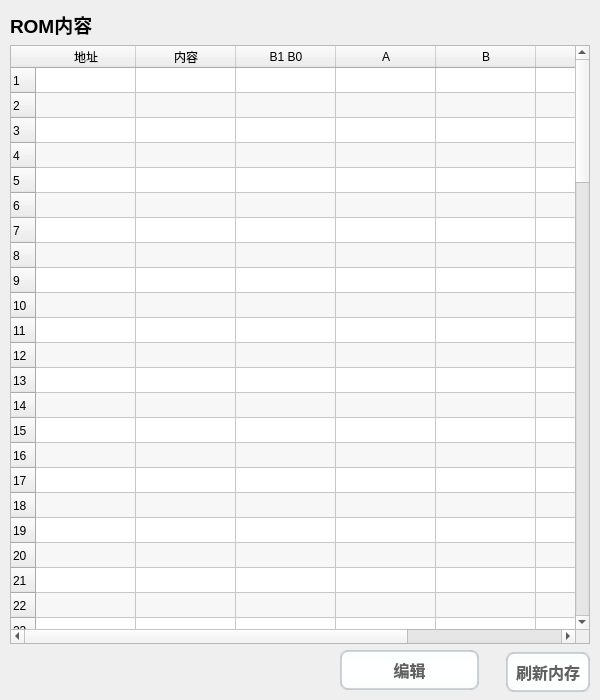
<?xml version="1.0" encoding="UTF-8"?>
<ui version="4.0">
 <class>ROMCheck</class>
 <widget class="QWidget" name="ROMCheck">
  <property name="geometry">
   <rect>
    <x>0</x>
    <y>0</y>
    <width>600</width>
    <height>700</height>
   </rect>
  </property>
  <property name="font">
   <font>
    <pointsize>12</pointsize>
   </font>
  </property>
  <property name="windowTitle">
   <string>ROM内存</string>
  </property>
  <property name="windowIcon">
   <iconset resource="../resource/imagine_res/window_img/win_img.qrc">
    <normaloff>:/win_img/romCheckPannelIcon.png</normaloff>:/win_img/romCheckPannelIcon.png</iconset>
  </property>
  <property name="styleSheet">
   <string notr="true">/*----Pushbotton---*/
QPushButton, QToolButton, QCommandLinkButton{
    padding: 8px 8px;
    border-style: solid;
    border-top-color: qlineargradient(spread:pad, x1:0, y1:0, x2:0, y2:1, stop:0 #c1c9cf, stop:1 #d2d8dd);
    border-right-color: qlineargradient(spread:pad, x1:1, y1:0, x2:0, y2:0, stop:0 #c1c9cf, stop:1 #d2d8dd);
    border-bottom-color: qlineargradient(spread:pad, x1:0, y1:1, x2:0, y2:0, stop:0 #c1c9cf, stop:1 #d2d8dd);
    border-left-color: qlineargradient(spread:pad, x1:0, y1:0, x2:1, y2:0, stop:0 #c1c9cf, stop:1 #d2d8dd);
    border-width: 2px;
    border-radius: 8px;
    color: #616161;
    font-weight: bold;
    background-color: qlineargradient(spread:pad, x1:0.5, y1:0, x2:0.5, y2:1, stop:0 #fbfdfd, stop:0.5 #ffffff, stop:1 #fbfdfd);
}
QPushButton::default, QToolButton::default, QCommandLinkButton::default{
    border: 2px solid transparent;
    color: #FFFFFF;
    background-color: qlineargradient(spread:pad, x1:0.5, y1:0, x2:0.5, y2:1, stop:0 #84afe5, stop:1 #1168e4);
}
QPushButton:hover, QToolButton:hover, QCommandLinkButton:hover{
	
	border-color: rgb(255, 177, 87);
}
QPushButton:pressed, QToolButton:pressed, QCommandLinkButton:pressed{
    color: #aeaeae;
    background-color: qlineargradient(spread:pad, x1:0.5, y1:0, x2:0.5, y2:1, stop:0 #ffffff, stop:0.5 #fbfdfd, stop:1 #ffffff);
}
QPushButton:disabled, QToolButton:disabled, QCommandLinkButton:disabled{
    color: #616161;
    background-color: qlineargradient(spread:pad, x1:0.5, y1:0, x2:0.5, y2:1, stop:0 #dce7eb, stop:0.5 #e0e8eb, stop:1 #dee7ec);
}</string>
  </property>
  <layout class="QGridLayout" name="gridLayout" columnstretch="7,3,0,0">
   <property name="leftMargin">
    <number>10</number>
   </property>
   <property name="topMargin">
    <number>10</number>
   </property>
   <property name="rightMargin">
    <number>10</number>
   </property>
   <property name="bottomMargin">
    <number>10</number>
   </property>
   <item row="3" column="0">
    <spacer name="horizontalSpacer">
     <property name="orientation">
      <enum>Qt::Horizontal</enum>
     </property>
     <property name="sizeHint" stdset="0">
      <size>
       <width>40</width>
       <height>20</height>
      </size>
     </property>
    </spacer>
   </item>
   <item row="3" column="1">
    <widget class="QPushButton" name="edit_btn">
     <property name="minimumSize">
      <size>
       <width>0</width>
       <height>40</height>
      </size>
     </property>
     <property name="maximumSize">
      <size>
       <width>16777215</width>
       <height>40</height>
      </size>
     </property>
     <property name="text">
      <string>编辑</string>
     </property>
     <property name="checkable">
      <bool>true</bool>
     </property>
     <property name="checked">
      <bool>true</bool>
     </property>
    </widget>
   </item>
   <item row="2" column="0" colspan="4">
    <widget class="QTableWidget" name="ROMTable">
     <property name="font">
      <font>
       <pointsize>12</pointsize>
       <bold>false</bold>
      </font>
     </property>
     <property name="autoScrollMargin">
      <number>10</number>
     </property>
     <property name="editTriggers">
      <set>QAbstractItemView::NoEditTriggers</set>
     </property>
     <property name="alternatingRowColors">
      <bool>true</bool>
     </property>
     <property name="rowCount">
      <number>100</number>
     </property>
     <attribute name="horizontalHeaderMinimumSectionSize">
      <number>30</number>
     </attribute>
     <attribute name="horizontalHeaderDefaultSectionSize">
      <number>100</number>
     </attribute>
     <attribute name="verticalHeaderMinimumSectionSize">
      <number>20</number>
     </attribute>
     <attribute name="verticalHeaderDefaultSectionSize">
      <number>25</number>
     </attribute>
     <attribute name="verticalHeaderHighlightSections">
      <bool>true</bool>
     </attribute>
     <row/>
     <row/>
     <row/>
     <row/>
     <row/>
     <row/>
     <row/>
     <row/>
     <row/>
     <row/>
     <row/>
     <row/>
     <row/>
     <row/>
     <row/>
     <row/>
     <row/>
     <row/>
     <row/>
     <row/>
     <row/>
     <row/>
     <row/>
     <row/>
     <row/>
     <row/>
     <row/>
     <row/>
     <row/>
     <row/>
     <row/>
     <row/>
     <row/>
     <row/>
     <row/>
     <row/>
     <row/>
     <row/>
     <row/>
     <row/>
     <row/>
     <row/>
     <row/>
     <row/>
     <row/>
     <row/>
     <row/>
     <row/>
     <row/>
     <row/>
     <row/>
     <row/>
     <row/>
     <row/>
     <row/>
     <row/>
     <row/>
     <row/>
     <row/>
     <row/>
     <row/>
     <row/>
     <row/>
     <row/>
     <row/>
     <row/>
     <row/>
     <row/>
     <row/>
     <row/>
     <row/>
     <row/>
     <row/>
     <row/>
     <row/>
     <row/>
     <row/>
     <row/>
     <row/>
     <row/>
     <row/>
     <row/>
     <row/>
     <row/>
     <row/>
     <row/>
     <row/>
     <row/>
     <row/>
     <row/>
     <row/>
     <row/>
     <row/>
     <row/>
     <row/>
     <row/>
     <row/>
     <row/>
     <row/>
     <row/>
     <column>
      <property name="text">
       <string>地址</string>
      </property>
     </column>
     <column>
      <property name="text">
       <string>内容</string>
      </property>
     </column>
     <column>
      <property name="text">
       <string>B1 B0</string>
      </property>
     </column>
     <column>
      <property name="text">
       <string>A</string>
      </property>
     </column>
     <column>
      <property name="text">
       <string>B</string>
      </property>
     </column>
     <column>
      <property name="text">
       <string>C</string>
      </property>
     </column>
     <column>
      <property name="text">
       <string>下一微地址</string>
      </property>
     </column>
    </widget>
   </item>
   <item row="3" column="3">
    <widget class="QPushButton" name="freshRom">
     <property name="minimumSize">
      <size>
       <width>0</width>
       <height>40</height>
      </size>
     </property>
     <property name="maximumSize">
      <size>
       <width>16777215</width>
       <height>35</height>
      </size>
     </property>
     <property name="font">
      <font>
       <pointsize>12</pointsize>
       <bold>true</bold>
      </font>
     </property>
     <property name="text">
      <string>刷新内存</string>
     </property>
    </widget>
   </item>
   <item row="0" column="0">
    <widget class="QLabel" name="ROMCheckTitle">
     <property name="font">
      <font>
       <pointsize>14</pointsize>
       <bold>true</bold>
      </font>
     </property>
     <property name="text">
      <string>ROM内容</string>
     </property>
    </widget>
   </item>
   <item row="3" column="2">
    <spacer name="horizontalSpacer_2">
     <property name="orientation">
      <enum>Qt::Horizontal</enum>
     </property>
     <property name="sizeType">
      <enum>QSizePolicy::Fixed</enum>
     </property>
     <property name="sizeHint" stdset="0">
      <size>
       <width>15</width>
       <height>20</height>
      </size>
     </property>
    </spacer>
   </item>
  </layout>
 </widget>
 <resources>
  <include location="../resource/imagine_res/window_img/win_img.qrc"/>
 </resources>
 <connections/>
</ui>
